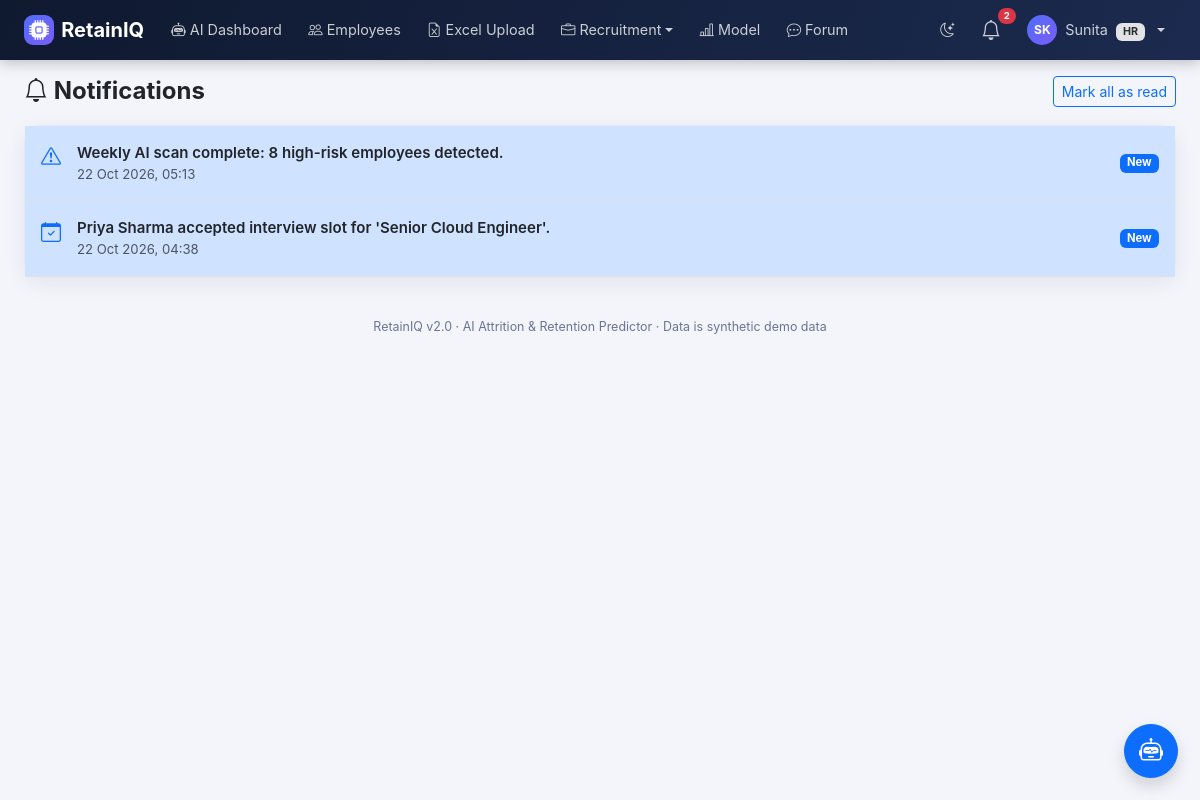
The app's page /notifications (signed in) with its own data.
### models.py (models this page shows, shortened)
class User(db.Model, UserMixin):
    id = db.Column(db.Integer, primary_key=True)
    name = db.Column(db.String(120), nullable=False)
    email = db.Column(db.String(120), unique=True, nullable=False, index=True)
    password_hash = db.Column(db.String(255), nullable=False)
    role = db.Column(db.String(20), nullable=False)
    department_id = db.Column(db.Integer, db.ForeignKey("department.id"))
    manager_id = db.Column(db.Integer, db.ForeignKey("user.id"), nullable=True)
    is_active_flag = db.Column(db.Boolean, default=True)
    created_at = db.Column(db.DateTime, default=utcnow)
    last_login_at = db.Column(db.DateTime)
    failed_login_count = db.Column(db.Integer, default=0)
    locked_until = db.Column(db.DateTime)
    must_change_password = db.Column(db.Boolean, default=False)
    department = db.relationship("Department", backref="users")
    manager = db.relationship("User", remote_side=[id], backref="direct_reports")
    employee_profile = db.relationship("Employee", backref="user", uselist=False)
    @property
    def is_active(self):
        return bool(self.is_active_flag)
    @property
    def role_label(self):
        return ROLE_LABELS.get(self.role, self.role.replace("_", " ").title())
    @property
    def initials(self):
        parts = (self.name or "?").split()
        return (parts[0][0] + (parts[-1][0] if len(parts) > 1 else "")).upper()

class Notification(db.Model):
    id = db.Column(db.Integer, primary_key=True)
    user_id = db.Column(db.Integer, db.ForeignKey("user.id"), index=True)
    message = db.Column(db.String(255))
    link = db.Column(db.String(255), default="#")
    kind = db.Column(db.String(20), default="info")   # info/interview/application/forum/risk/offer
    is_read = db.Column(db.Boolean, default=False)
    created_at = db.Column(db.DateTime, default=utcnow)
    user = db.relationship("User")

### routes/account.py (the view)
@bp.route("/notifications")
@login_required
def notifications():
    items = (Notification.query.filter_by(user_id=current_user.id)
             .order_by(Notification.created_at.desc()).limit(100).all())
    return render_template("account/notifications.html", items=items)

### security.py (called while the page is built)
def csrf_token():
    if "_csrf" not in session:
        session["_csrf"] = secrets.token_urlsafe(32)
    return session["_csrf"]

def csrf_input():
    return Markup(f'<input type="hidden" name="csrf_token" value="{csrf_token()}">')

def has_permission(user, perm):
    from models import RolePermission
    if not getattr(user, "is_authenticated", False):
        return False
    if user.role == "super_admin":
        return True
    cache = g.setdefault("_perm_cache", {})
    if user.role not in cache:
        cache[user.role] = {rp.permission for rp in RolePermission.query.filter_by(role=user.role)}
    return perm in cache[user.role]

### templates/account/notifications.html (shortened to what this page needs)
{% extends "base.html" %}
{% block content %}
<div class="page-head"><h4><i class="bi bi-bell"></i> Notifications</h4>
  <form method="POST" action="{{ url_for('account.read_all') }}">{{ csrf_input() }}<button class="btn btn-sm btn-outline-primary">Mark all as read</button></form></div>
<div class="card-soft">
  {% for n in items %}
  <a href="{{ url_for('account.open_notification', nid=n.id) }}" class="d-flex gap-3 p-3 border-bottom text-decoration-none text-reset {{ '' if n.is_read else 'bg-primary-subtle' }}">
    <i class="bi bi-{{ {'interview':'calendar-check','offer':'envelope-paper','forum':'chat-dots','risk':'exclamation-triangle','application':'briefcase'}.get(n.kind,'bell') }} fs-5 text-primary"></i>
    <div class="flex-grow-1"><div class="{{ '' if n.is_read else 'fw-semibold' }}">{{ n.message }}</div>
      <div class="text-muted small">{{ n.created_at.strftime('%d %b %Y, %H:%M') }}</div></div>
    {% if not n.is_read %}<span class="badge bg-primary align-self-center">New</span>{% endif %}
  </a>
  {% else %}<p class="text-muted text-center p-5 mb-0">No notifications yet.</p>{% endfor %}
</div>
{% endblock %}

### templates/base.html (shortened to what this page needs)
<!DOCTYPE html>
<html lang="en" data-bs-theme="light">
<head>
<link href="{{ url_for('static', filename='vendor/bootstrap/bootstrap.min.css') }}" rel="stylesheet">
<link href="{{ url_for('static', filename='vendor/bootstrap-icons/bootstrap-icons.min.css') }}" rel="stylesheet">
<link href="{{ url_for('static', filename='css/style.css') }}" rel="stylesheet">
</head>
<body>
{% if current_user.is_authenticated %}
<nav class="navbar navbar-expand-xl navbar-dark app-navbar sticky-top">
  <div class="container-fluid px-lg-4">
    <a class="navbar-brand fw-bold d-flex align-items-center" href="{{ url_for('auth.dashboard') }}">
      <span class="brand-mark"><i class="bi bi-cpu-fill"></i></span>RetainIQ
    </a>
    <div class="collapse navbar-collapse" id="navMain">
      <ul class="navbar-nav me-auto gap-xl-1">
        {% for it in nav_items %}
          {% if it.children %}
          <li class="nav-item dropdown">
            <a class="nav-link dropdown-toggle" href="#" role="button" data-bs-toggle="dropdown"><i class="bi bi-{{ it.icon }}"></i> {{ it.label }}</a>
          </li>
          {% else %}
          <li class="nav-item"><a class="nav-link {{ 'active' if request.endpoint == it.endpoint }}" href="{{ url_for(it.endpoint) }}"><i class="bi bi-{{ it.icon }}"></i> {{ it.label }}</a></li>
          {% endif %}
        {% endfor %}
      </ul>
      <ul class="navbar-nav align-items-xl-center gap-1">
        <li class="nav-item"><a class="nav-link" href="#" onclick="toggleTheme();return false;" title="Toggle dark mode"><i id="themeIcon" class="bi bi-moon-stars"></i></a></li>
        <li class="nav-item dropdown">
          <a class="nav-link position-relative" href="#" role="button" data-bs-toggle="dropdown" aria-label="Notifications">
            <i class="bi bi-bell fs-5"></i>
            {% if nav_unread_count %}<span class="badge rounded-pill bg-danger notif-badge">{{ nav_unread_count }}</span>{% endif %}
          </a>
        </li>
        <li class="nav-item dropdown">
          <a class="nav-link dropdown-toggle d-flex align-items-center gap-2" href="#" role="button" data-bs-toggle="dropdown">
            <span class="avatar">{{ current_user.initials }}</span>
            <span class="d-xl-inline">{{ current_user.name.split()[0] }} <span class="badge bg-secondary-subtle text-secondary-emphasis ms-1">{{ current_user.role_label }}</span></span>
          </a>
        </li>
      </ul>
    </div>
  </div>
</nav>
{% endif %}
<main class="container-fluid px-lg-4 py-3">
  {% block content %}{% endblock %}
</main>
<footer class="app-foot">RetainIQ v2.0 · AI Attrition &amp; Retention Predictor · Data is synthetic demo data</footer>
{% if current_user.is_authenticated and can_assistant and request.endpoint != 'hr.dashboard' %}
<button class="btn btn-primary rounded-circle shadow position-fixed" style="right:22px;bottom:22px;width:54px;height:54px;z-index:1040" data-bs-toggle="offcanvas" data-bs-target="#assistantPanel" aria-label="Open AI assistant"><i class="bi bi-robot fs-4"></i></button>
{% endif %}
</body>
</html>

### static/css/style.css (style rules this page uses)
:root { --brand:#4f6ef7; --brand-2:#7c5cfc; --navy:#0f1930; --navy-2:#1b2a4e; --risk-high:#e5484d; --risk-medium:#f5a524; --risk-low:#30a46c; --surface:#ffffff; --soft:#f3f5fb; --line:#e4e8f2; --muted:#6b7590; --shadow:0 6px 22px rgba(15,25,48,.07); }
body { background:var(--soft);font-family:"Inter","Segoe UI",system-ui,-apple-system,Roboto,sans-serif;font-size:.94rem }
.app-navbar { background:linear-gradient(110deg,var(--navy),var(--navy-2));box-shadow:0 2px 14px rgba(0,0,0,.25) }
.app-navbar .nav-link { white-space:nowrap;color:rgba(255,255,255,.78)!important;border-radius:8px;padding:.45rem .7rem!important;font-size:.9rem }
.brand-mark { display:inline-flex;width:30px;height:30px;border-radius:9px;align-items:center;justify-content:center; background:linear-gradient(135deg,var(--brand),var(--brand-2));color:#fff;margin-right:.45rem }
.avatar { width:30px;height:30px;border-radius:50%;background:linear-gradient(135deg,var(--brand),var(--brand-2)); color:#fff;display:inline-flex;align-items:center;justify-content:center;font-size:.75rem;font-weight:700 }
.notif-badge { position:absolute;top:0;right:-4px;font-size:.6rem }
.card-soft,.kpi-card,.risk-card { background:var(--surface);border:1px solid var(--line);border-radius:16px;box-shadow:var(--shadow) }
.page-head { display:flex;flex-wrap:wrap;align-items:center;justify-content:space-between;gap:.75rem;margin-bottom:1.1rem }
.page-head h4 { margin:0;font-weight:750 }
footer.app-foot { color:var(--muted);font-size:.78rem;text-align:center;padding:1.5rem 0 1rem }

### records on screen
User: is_active_flag True (drawn), initials "SK", name "Sunita", role_label "HR"
Notification: message "Weekly AI scan complete: 8 high-risk employees detected.", created_at "22 Oct 2026, 05:13", is_read "New"
Notification: message "Priya Sharma accepted interview slot for 'Senior Cloud Engineer'.", created_at "22 Oct 2026, 04:38", is_read "New"

### other values on screen
{{ it.label }} "AI Dashboard" "Employees" "Excel Upload" "Model" "Forum"
{{ it.label }} "Recruitment"
{{ nav_unread_count }} "2"
